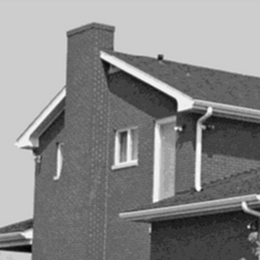
%> input picture Deblurring/house.tif, 260 x 260 px, shrunk from 512 x 512 before the run
$ octave demo_deblurring.m   (GNU Octave 9; MATLAB toolbox functions it lacks are replaced by stand-ins)
%> lines starting %> are read from the running program, lines starting %| are printed output that depends on the picture; in (x1, y1, x2, y2) boxes, pixels count from 0 and x2, y2 are one past the last pixel; in counts of white or black regions, pixels touching at a corner belong together; the program's own positions count from 1; long printed decimals are rounded
### Deblurring/JNLM.m
function [DenoisedImg, Z] = JNLM(NoisyImg, GuideImg,...
                            PatchSizeHalf, WindowSizeHalf, h)
% Fast "joint" nonlocal means filter for image denoising.
% Identical to standard NLM except that the weights are computed from
% a "guide" image that may be distinct from the noisy image.
% This code is a slight modification of another matlab code that implements
% a fast version of standard NLM.
% Unfortunately I do not know any online source for the standard NLM code.


%NLM_II
% Get Image Info
[Height,Width] = size(NoisyImg);
[M1,N] = size(NoisyImg);
S = WindowSizeHalf;
K = PatchSizeHalf;
A = zeros ( N^2, (2*S+1)^2 );       %zero initialization
M_nsy = zeros ( N^2, (2*S+1)^2 );   %zero initialization
Y_swp = zeros ( N^2, (2*S+1)^2 );   %zero initialization
A1 = zeros ( N^2, (2*S+1)^2 );       %zero initialization

% Initialize the denoised image
u = zeros(Height,Width);
% Initialize the weight max
M = u;
% Initialize the accumlated weights
Z = M;


% Pad noisy image to avoid Borader Issues
PaddedGuideImg = padarray(GuideImg,[PatchSizeHalf,PatchSizeHalf],'symmetric','both');
%PaddedImg1 = padarray(NoisyImg,[K+S, K+S]);
PaddedV = padarray(NoisyImg,[WindowSizeHalf,WindowSizeHalf],'symmetric','both');
% B=padarray(NoisyImg,[(K+S),(K+S)],'symmetric'); %zero-oadding

% Main loop
for dx =  -S:S  %-WindowSizeHalf :WindowSizeHalf
    for dy = -S:S   %-WindowSizeHalf :WindowSizeHalf
        %if dx ~= 0 || dy ~= 0
        % Compute the Integral Image
        [Sd, diff, t] = integralImgSqDiff(PaddedGuideImg,dx,dy);
        Hat = triangle(dx, dy, S);
        size(Hat);
        % Obtaine the Square difference for every pair of pixels
      %  SqDist = Sd(PatchSizeHalf+1:end-PatchSizeHalf,PatchSizeHalf+1:end-PatchSizeHalf) + Sd(1:end-2*PatchSizeHalf,1:end-2*PatchSizeHalf) - Sd(1:end-2*PatchSizeHalf,PatchSizeHalf+1:end-PatchSizeHalf)-Sd(PatchSizeHalf+1:end-PatchSizeHalf,1:end-2*PatchSizeHalf);
%         PaddedImg
%         B = circshift(PaddedImg, [-dx,- dy])
%
%   t;
%         t-B
%
%
%         SqDiff1 = (PaddedImg - B).^2
%         diff
%         SqDiff1 - diff

        temp1 = img2DShift(Sd, K, K);
        temp2 = img2DShift(Sd, -K-1,- K-1);     % integralImgSqDiff(Sd, K, K);
        temp3 = img2DShift(Sd, -(K+1), K) ;    %integralImgSqDiff(Sd, 0, K);
        temp4 = img2DShift(Sd, K, -(K+1))  ;  %integralImgSqDiff(Sd, K, 0);
        Res = temp1 + temp2 -temp3 -temp4;
%         size(Res)
%         Res(1:3, K+1:N+K)
%         SqDist1 = Res(K+S+1:M1+K+S, K+S+1:N+K+S)
        SqDist1 = Res(K+1 : M1+K, K+1 : N+K);

        % Compute the weights for every pixels
      %     w = exp(-SqDist1/(h^2));
          w = Hat.*exp(-SqDist1/(h^2));

%         w = exp(-SqDist/(2*Sigma^2));


                row = (1+dx+S); %j=dx
                col = (1+dy+S); %k=dy
                row1 = (1+dx+S);
                col1 = (1+dy+S);
               % A( :, (col-1)*(2*S+1) + row )= reshape(w, Height*Width, 1);
                A1( :, (col1-1)*(2*S+1) + row1 )= (reshape(w', Height*Width, 1))';

%                 M_nsy( (i-1)*N + l, (col-1)*(2*S+1) + row ) = B((S+K+i+j),(S+K+l+k));
%                 Y_swp( (i-1)*N + l, (col-1)*(2*S+1) + row ) = B((S+K+i-j),(S+K+l-k));

        % Obtaine the corresponding noisy pixels
        v = PaddedV((WindowSizeHalf+1+dx):(WindowSizeHalf+dx+Height),(WindowSizeHalf+1+dy):(WindowSizeHalf+dy+Width));
        v_swp = PaddedV((WindowSizeHalf+1-dx):(WindowSizeHalf-dx+Height),(WindowSizeHalf+1-dy):(WindowSizeHalf-dy+Width));

        M_nsy( :, (col-1)*(2*S+1) + row ) = reshape(v', Height*Width, 1)';
        Y_swp( :, (col-1)*(2*S+1) + row ) = reshape(v_swp', Height*Width, 1)';

       % Compute and accumalate denoised pixels
       % v = NoisyImg;
        u = u+w.*v;
        % Update weight max
        % M = max(M,w);
        % Update accumlated weighgs
        Z = Z+w;
       % end
    end
end

% % Speical controls to accumlate the contribution of the noisy pixels to be denoised
% f = 1;
% u = u+f*M.*NoisyImg;
% u = u./(Z+f*M);
u = u./Z;
% Output denoised image
% Wt_matrix = A;
DenoisedImg = u;


% [37 lines left out: functions integralImgSqDiff, triangle, img2DShift, not called in this run]


% -------------------------------------------------------------------------

### Deblurring/pnpFISTA.m
function [x_curr,converged,iters,E,P,obj] = ...
                    pnpFISTA(x0,gradf,W,rho_D,I,tol,maxiters,objfun,runISTA)
% [24 lines of commented-out code are left out]

if(~exist('I','var') || isempty(I))
    calcPSNR = false;
else
    calcPSNR = true;
end
if(~exist('tol','var') || isempty(tol))
    tol = -1;   % Run for max. no. of iterations
end
if(~exist('maxiters','var') || isempty(maxiters))
    maxiters = 30;
end
if(~exist('objfun','var') || isempty(objfun))
    calcObj = false;
else
    calcObj = true;
end
if(~exist('runISTA','var') || isempty(runISTA))
    runISTA = false;
end

iters = 1;
x_prev = x0;
y_curr = x0;
t_curr = 1;
E = nan(1,maxiters);
if(calcPSNR)
    P = nan(1,maxiters);
    P(1) = psnr(x0,I,1);
end
if(calcObj)
    obj = nan(1,maxiters);
end
while(true)
    v_curr = y_curr - gradf(y_curr)./rho_D;
    x_curr = W(v_curr);
    if(runISTA)
        t_next = 1;
    else
        t_next = (1 + sqrt(1 + 4*t_curr*t_curr))/2;
    end
    y_next = x_curr + ((t_curr-1)/t_next)*(x_curr - x_prev);

    % Calculate PSNR, objective value etc.
    if(calcObj)
        obj(iters) = objfun(x_curr,v_curr);
    end
    if(calcPSNR)
        P(iters+1) = psnr(x_curr,I,1);
        fprintf('Iteration = %d,\tPSNR = %f\n',iters,P(iters+1));
    end
    err = euclNorm(x_curr - x_prev);
    E(iters) = err;
    if(err < tol)
        converged = true;
        E(iters+1:end) = [];
        break;
    end
    if(iters==maxiters)
        if(err < tol)
            converged = true;
        else
            converged = false;
        end
        break;
    end

    % Transition to next iteration
    iters = iters+1;
    y_curr = y_next;
    x_prev = x_curr;
    t_curr = t_next;
end

E(iters+1:end) = [];
if(calcPSNR)
    P(iters+1:end) = [];
else
    P = [];
end

end


function n = euclNorm(y)
% Euclidean norm of vector or matrix

n = sqrt(sum(y(:).*y(:)));

end

### Deblurring/eval_fidelity_deblurring.m
function f = eval_fidelity_deblurring(x,A,b)
%EVAL_FIDELITY_DEBLURRING
% Data fidelity term for the deblurring application
% x = Input argument
% A = Handle to linear degradation function
% b = Observed image/signal

f = A(x) - b;
f = f(:)' * f(:);   % Squared l2 norm
f = f/2;

end

### Deblurring/eval_regularizer.m
function g = eval_regularizer(x,v,D)
%EVAL_REGULARIZER
% Evaluate the value of the regularizer, \Phi(x)
% x = Input argument
% v = Image with the property x = Wv, where W is the denoiser
% D = Normalization coefficients of the denoiser

y = v - x;
Dx = D.*x;
g = sum(y(:).*Dx(:));
g = g/2;

end

### Deblurring/demo_deblurring.m

clearvars; close all; clc;

%% Config setup
% Forward model parameters
ground_truth = './house.tif';   % Ground-truth image file
ker = fspecial('motion',10,45); % Blurring kernel
sigma_n = 10/255;               % Noise standard deviation (on a scale of [0,255])

% PnP restoration parameters
searchRad = 5;      % NLM search window radius
patchRad = 3;       % NLM patch radius
h = 25/255;         % NLM smoothing parameter
rho = 1;            % Regularization parameter (= reciprocal of step-size).
                    % Set rho to be greater than or equal to the Lipschitz
                    % constant of A'A, where A is the blurring operator.
                    % Since we are using a normalized blurring kernel, this
                    % Lipschitz constant is 1.
warm_iters = 5;     % No. of iterations in warm start
maxiters = 40;      % Max. no. of PnP-FISTA iterations AFTER initial warm-start

%% Generate corrupted observation
% Read ground-truth image
x_orig = im2double(imread(ground_truth));
%> x_orig: size 260x260 double; min 0, max 1, mean 0.535
if(size(x_orig,3)==3)
    x_orig = rgb2gray(x_orig);
end

% Forward model
[rr,cc] = size(x_orig);
%> rr = 260; cc = 260
b = imfilter(x_orig,ker,'circ');
b = b + sigma_n*randn(rr,cc);
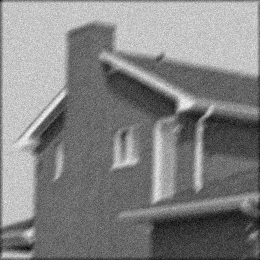
%> b: size 260x260 double; min -0.0253, max 1.05, mean 0.527; drawn with min black and max white
b(b>1) = 1; b(b<0) = 0;
%> after `b(b>1) = 1`: b: size 260x260 double; 0.01% of pixels changed, all inside (x1, y1, x2, y2) = (23, 99, 187, 140)
%> after `b(b<0) = 0`: b: size 260x260 double; min 0, max 1, mean 0.527

% Degradation function and gradient
filt_h = @(x) imfilter(x,ker,'circ');
gradf = @(x) filt_h(filt_h(x)-b);

%% Restoration
% Warm start to estimate a guide image:
% We run a small no. of iterations of PnP-FISTA in which we let the guide
% image be the same as the input image, and the scaling matrix D is
% computed from the output of the previous iteration. This makes the
% denoiser non-linear (since the guide image is not fixed). The image
% obtained at the end of these iterations is taken to be the guide image
% for the rest of the iterations, from which the NLM weights are computed.
% It is observed that we get better results if we use a higher value of the
% NLM smoothing parameter (h) during the warm start. Therefore, we scale
% the value of h by a factor of 10 for the warm start iterations.
x0 = b;
psnrs_warmstart = nan(1,warm_iters);
residues_warm = nan(1,warm_iters);
W_warm = @(x) JNLM(x,x,patchRad,searchRad,10*h);
fprintf('Running %d iterations as warm start\n',warm_iters);
for kk = 1:warm_iters
    [~,D_warm] = JNLM(x0,x0,patchRad,searchRad,10*h);
    D_warm = rho* D_warm/min(D_warm(:));
    x0_old = x0;
    x0 = pnpFISTA(x0,gradf,W_warm,D_warm,[],-1,1,[]);
    psnrs_warmstart(kk) = psnr(x0,x_orig,1);    % PSNR
    residues_warm(kk) = sqrt(sum((x0_old(:) - x0(:)).^2)); % Residue
    fprintf('Iteration = %d,\tPSNR = %f\n',kk,psnr(x0,x_orig,1));
end
%> this loop made 5 passes
%| Iteration = 1,	PSNR = 23.673
%| Iteration = 2,	PSNR = 23.743
%| Iteration = 3,	PSNR = 23.791
%| Iteration = 4,	PSNR = 23.821
%| Iteration = 5,	PSNR = 23.756
%> pass 1, in JNLM, `PaddedV = padarray(NoisyImg,[WindowSizeHalf,WindowSizeHalf],'symmetric..`:
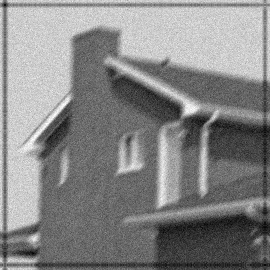
%> PaddedV: size 270x270 double; min 0, max 1, mean 0.525
%> pass 1, `[~,D_warm] = JNLM(x0,x0,patchRad,searchRad,10*h);`:
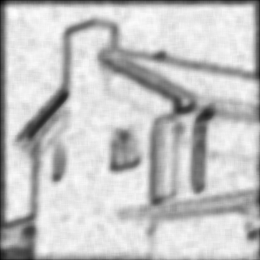
%> D_warm: size 260x260 double; min 3.27, max 33.31, mean 26.4; drawn with min black and max white
%> after the loop:
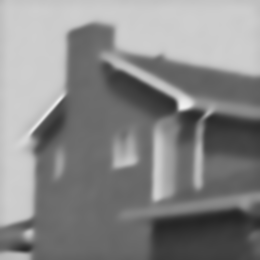
%> x0: size 260x260 double; min 0.142, max 0.948, mean 0.533
%> after the loop, psnrs_warmstart = [23.67 23.74 23.79 23.82 23.76]; residues_warm = [10.88 3.41 2.28 1.43 0.915]

% Main iterations with fixed denoiser matrix (= linear denoiser)
fprintf('\nRunning main %d iterations\n',maxiters);
W_nosym = @(x) JNLM(x,x0,patchRad,searchRad,h);     % Non-symmetric linear denoiser
[~,D] = JNLM(x0,x0,patchRad,searchRad,h);           % Normalizing weights
%> call 6 of JNLM, with PatchSizeHalf = 3, WindowSizeHalf = 5, h = 0.098
%> in JNLM (call 6), `PaddedGuideImg = padarray(GuideImg,[PatchSizeHalf,PatchSizeHalf],'symm..`:
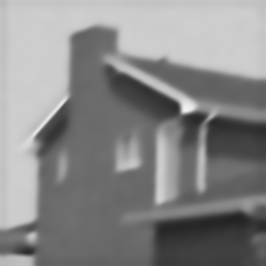
%> PaddedGuideImg: size 266x266 double; min 0.142, max 0.948, mean 0.535
%> after the loop in JNLM (call 6), `for dx =  -S:S`:
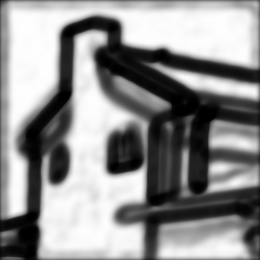
%> Z: size 260x260 double; min 1, max 35.97, mean 20.9; drawn with min black and max white
%> after the loop in JNLM (call 6), `for dx =  -S:S`:
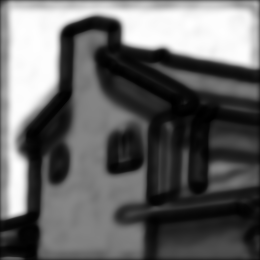
%> u: size 260x260 double; min 0.2, max 29.01, mean 11.6; drawn with min black and max white
D = rho * D/min(D(:));                              % Scale D so that f is
                                                    % rho-smooth w.r.t. D
objfun = @(x,v) eval_fidelity_deblurring(x,filt_h,b) + ...
                  rho * eval_regularizer(x,v,D);    % Objective function
[x_hat,~,~,residues,psnr_vals,obj_vals] = ...
        pnpFISTA(x0,gradf,W_nosym,D,x_orig,[],maxiters,objfun);
%> (the run ends here)
